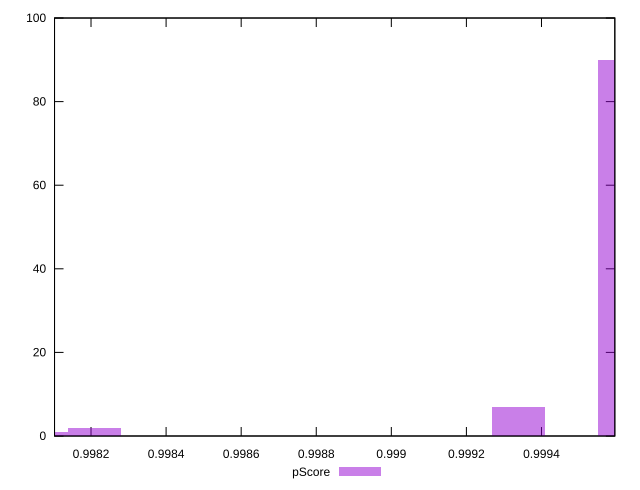

Reproduce this figure in gnuplot.
reset

$pScore <<EOF
0.9982092268527714 2
0.9996199238946775 90
0.9993377844862962 7
0.9980681571485807 1
EOF

set key outside below
set boxwidth 0.0001410697041906121
set xrange [0.9981028082326502:0.9995953830168446]
set yrange [0:100]
set trange [0:100]
set style fill transparent solid 0.5 noborder
set terminal svg size 640, 490 enhanced background rgb 'white'
set output "reports/report_00032_2021-02-25T10-28-15.087Z/first-cpu-idle/samples/card/pScore/histogram.svg"

plot $pScore title "pScore" with boxes

reset
